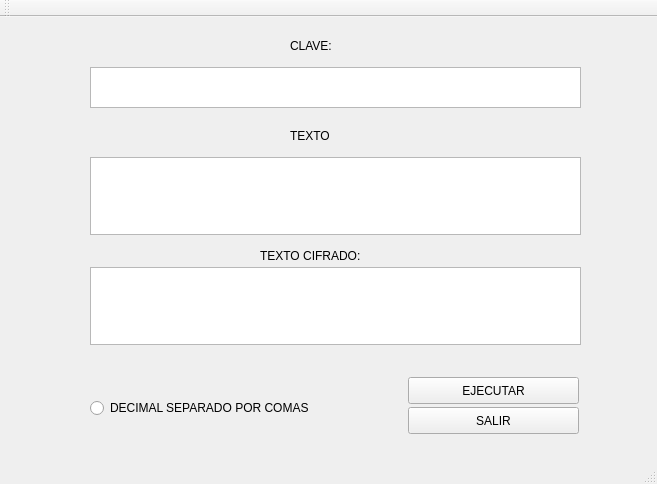
<?xml version="1.0" encoding="UTF-8"?>
<ui version="4.0">
 <class>rc4</class>
 <widget class="QMainWindow" name="rc4">
  <property name="geometry">
   <rect>
    <x>0</x>
    <y>0</y>
    <width>657</width>
    <height>484</height>
   </rect>
  </property>
  <property name="windowTitle">
   <string>rc4</string>
  </property>
  <widget class="QWidget" name="centralWidget">
   <widget class="QLabel" name="label">
    <property name="geometry">
     <rect>
      <x>290</x>
      <y>110</y>
      <width>67</width>
      <height>17</height>
     </rect>
    </property>
    <property name="text">
     <string>TEXTO</string>
    </property>
   </widget>
   <widget class="QLabel" name="label_2">
    <property name="geometry">
     <rect>
      <x>290</x>
      <y>20</y>
      <width>67</width>
      <height>17</height>
     </rect>
    </property>
    <property name="text">
     <string>CLAVE:</string>
    </property>
   </widget>
   <widget class="QLabel" name="label_3">
    <property name="geometry">
     <rect>
      <x>260</x>
      <y>230</y>
      <width>131</width>
      <height>17</height>
     </rect>
    </property>
    <property name="text">
     <string>TEXTO CIFRADO:</string>
    </property>
   </widget>
   <widget class="QTextEdit" name="text">
    <property name="geometry">
     <rect>
      <x>90</x>
      <y>140</y>
      <width>491</width>
      <height>78</height>
     </rect>
    </property>
   </widget>
   <widget class="QTextEdit" name="cifra">
    <property name="geometry">
     <rect>
      <x>90</x>
      <y>250</y>
      <width>491</width>
      <height>78</height>
     </rect>
    </property>
   </widget>
   <widget class="QTextEdit" name="pass">
    <property name="geometry">
     <rect>
      <x>90</x>
      <y>50</y>
      <width>491</width>
      <height>41</height>
     </rect>
    </property>
   </widget>
   <widget class="QPushButton" name="ejecutar">
    <property name="geometry">
     <rect>
      <x>408</x>
      <y>360</y>
      <width>171</width>
      <height>27</height>
     </rect>
    </property>
    <property name="text">
     <string>EJECUTAR</string>
    </property>
   </widget>
   <widget class="QPushButton" name="salir">
    <property name="geometry">
     <rect>
      <x>408</x>
      <y>390</y>
      <width>171</width>
      <height>27</height>
     </rect>
    </property>
    <property name="text">
     <string>SALIR</string>
    </property>
   </widget>
   <widget class="QRadioButton" name="decimal">
    <property name="geometry">
     <rect>
      <x>90</x>
      <y>380</y>
      <width>271</width>
      <height>22</height>
     </rect>
    </property>
    <property name="text">
     <string>DECIMAL SEPARADO POR COMAS</string>
    </property>
   </widget>
  </widget>
  <widget class="QMenuBar" name="menuBar">
   <property name="geometry">
    <rect>
     <x>0</x>
     <y>0</y>
     <width>657</width>
     <height>25</height>
    </rect>
   </property>
  </widget>
  <widget class="QToolBar" name="mainToolBar">
   <attribute name="toolBarArea">
    <enum>TopToolBarArea</enum>
   </attribute>
   <attribute name="toolBarBreak">
    <bool>false</bool>
   </attribute>
  </widget>
  <widget class="QStatusBar" name="statusBar"/>
 </widget>
 <layoutdefault spacing="6" margin="11"/>
 <resources/>
 <connections/>
</ui>
